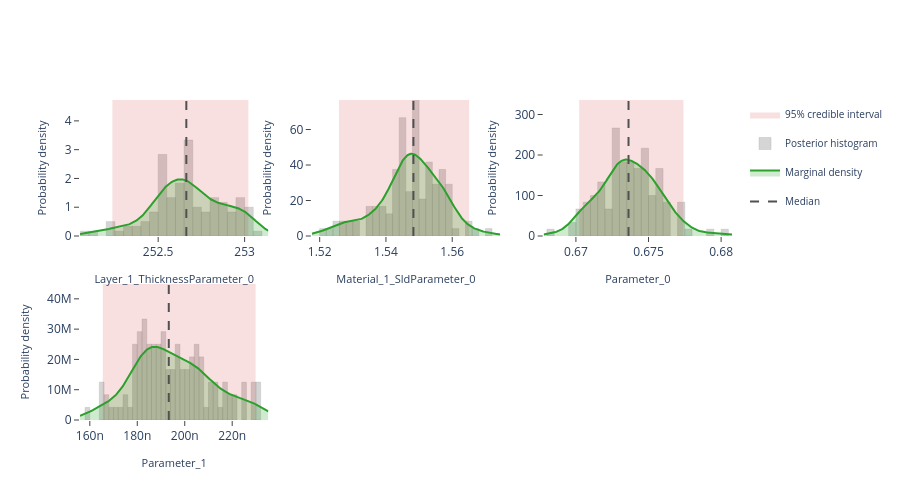

Notebook cell for this chart:
### Markdown cell above
## Interactive posterior plots

The next three cells render the same Plotly figures that are shown on the
Bayesian Posterior tab of the EasyReflectometryApp:

* **Marginals** — per-parameter distribution: histogram + smooth KDE marginal,
  shaded 95% credible interval, and median / best-sample lines
  (`plot_distribution` or `posterior.distribution()`)
* **Corner plot** — pairwise marginals + 2-D contours + scatter (`plot_corner`)
* **Traces** — per-chain trace + marginal histogram (`plot_trace`)

The standalone helpers are called with ``return_figure=True`` so they return a
Plotly ``Figure`` that we render in the notebook with ``fig.show()``; the
``PosteriorResults`` methods return the figure directly.

### Code cell
# ---- Marginal posterior distributions ---------------------------------------
# One panel per free parameter, each overlaying the posterior histogram, a
# smooth Gaussian-KDE marginal, the shaded 95% credible interval, and the
# median / best-sample reference lines.  Mirrors the "Marginals" sub-tab in
# the EasyReflectometryApp.

# The PosteriorResults method passes ``logp`` through automatically so the
# best posterior sample (MAP) line is drawn:
fig = posterior.distribution()
fig.show()

# Standalone equivalent (pass ``logp`` to get the best-sample line):
# fig = plot_distribution(
#     posterior.draws,
#     posterior.param_names,
#     logp=posterior.logp,
#     return_figure=True,
# )
# fig.show()

### Figure 1 — Plotly figure (JSON) as saved in the notebook; plotly's stock layout.template omitted (floating-point values rounded to 4 significant figures; data arrays with more than 128 entries replaced by an {"elided": "..."} marker saying what was removed)
{"data": [{"fill": "toself", "fillcolor": "rgba(214, 39, 40, 0.14)", "hoverinfo": "skip", "legendgroup": "95% credible interval", "line": {"color": "rgba(214, 39, 40, 0.14)", "width": 0}, "mode": "lines", "name": "95% credible interval", "showlegend": true, "type": "scatter", "x": [252.2, 253.0, 253.0, 252.2, 252.2], "xaxis": "x", "y": [0.0, 0.0, 4.726, 4.726, 0.0], "yaxis": "y"}, {"histnorm": "probability density", "hovertemplate": "sample=%{x:.4f}<br>density: %{y:.2f}<extra></extra>", "legendgroup": "histogram", "marker": {"color": "rgba(120, 120, 120, 0.38)", "line": {"color": "rgba(120, 120, 120, 0.24)", "width": 1}}, "name": "Posterior histogram", "nbinsx": 40, "opacity": 0.82, "showlegend": true, "type": "histogram", "x": [252.9, 252.6, 252.5, 252.6, 253.0, 252.6, 252.8, 252.8, 252.2, 252.1, 252.9, 252.8, 252.7, 252.8, 252.6, 252.4, 252.8, 252.5, 252.7, 252.5, 252.6, 252.5, 252.9, 252.5, 252.5, 252.5, 252.8, 252.7, 252.6, 253.0, 253.0, 252.7, 252.7, 252.7, 252.7, 252.8, 253.0, 252.6, 252.7, 252.7, 252.9, 252.7, 252.5, 252.7, 252.8, 252.8, 252.5, 252.6, 252.7, 253.0, 252.6, 252.5, 253.0, 252.9, 252.6, 252.5, 253.0, 252.7, 252.6, 252.7, 252.6, 252.9, 252.7, 252.7, 252.9, 252.6, 252.6, 252.7, 252.7, 252.7, 253.1, 252.4, 252.7, 252.4, 252.7, 253.0, 252.3, 252.5, 252.7, 252.4, 252.9, 253.0, 253.0, 252.6, 252.3, 252.6, 252.5, 252.6, 252.2, 252.8, 252.7, 252.5, 252.9, 252.5, 252.8, 253.0, 252.9, 252.4, 252.5, 253.0, 252.7, 253.0, 252.7, 252.2, 252.5, 252.5, 252.5, 252.7, 252.5, 252.9, 252.9, 252.5, 252.8, 252.8, 252.3, 252.6, 252.5, 253.0, 252.6, 252.1], "xaxis": "x", "yaxis": "y"}, {"fill": "tozeroy", "fillcolor": "rgba(44, 160, 44, 0.22)", "hovertemplate": "Layer_1_ThicknessParameter_0: %{x:.4f}<br>density: %{y:.4f}<extra></extra>", "legendgroup": "marginal", "line": {"color": "rgb(44, 160, 44)", "width": 2}, "mode": "lines", "name": "Marginal density", "showlegend": true, "type": "scatter", "x": {"elided": "256 float values"}, "xaxis": "x", "y": {"elided": "256 float values"}, "yaxis": "y"}, {"hovertemplate": "Median: %{x:.4f}<extra></extra>", "legendgroup": "Median", "line": {"color": "rgb(80, 80, 80)", "dash": "dash", "width": 2}, "mode": "lines", "name": "Median", "showlegend": true, "type": "scatter", "x": [252.7, 252.7], "xaxis": "x", "y": [0.0, 4.726], "yaxis": "y"}, {"fill": "toself", "fillcolor": "rgba(214, 39, 40, 0.14)", "hoverinfo": "skip", "legendgroup": "95% credible interval", "line": {"color": "rgba(214, 39, 40, 0.14)", "width": 0}, "mode": "lines", "name": "95% credible interval", "showlegend": false, "type": "scatter", "x": [1.526, 1.565, 1.565, 1.526, 1.526], "xaxis": "x2", "y": [0.0, 0.0, 76.64, 76.64, 0.0], "yaxis": "y2"}, {"histnorm": "probability density", "hovertemplate": "sample=%{x:.4f}<br>density: %{y:.2f}<extra></extra>", "legendgroup": "histogram", "marker": {"color": "rgba(120, 120, 120, 0.38)", "line": {"color": "rgba(120, 120, 120, 0.24)", "width": 1}}, "name": "Posterior histogram", "nbinsx": 40, "opacity": 0.82, "showlegend": false, "type": "histogram", "x": [1.544, 1.53, 1.535, 1.541, 1.553, 1.545, 1.536, 1.549, 1.542, 1.554, 1.554, 1.55, 1.552, 1.554, 1.549, 1.549, 1.572, 1.557, 1.556, 1.551, 1.548, 1.545, 1.548, 1.549, 1.529, 1.54, 1.546, 1.539, 1.528, 1.543, 1.54, 1.538, 1.545, 1.556, 1.53, 1.556, 1.539, 1.546, 1.545, 1.545, 1.544, 1.523, 1.535, 1.546, 1.548, 1.535, 1.553, 1.548, 1.52, 1.56, 1.55, 1.544, 1.555, 1.547, 1.557, 1.551, 1.552, 1.56, 1.556, 1.565, 1.548, 1.544, 1.553, 1.56, 1.542, 1.549, 1.558, 1.55, 1.539, 1.528, 1.549, 1.553, 1.545, 1.542, 1.556, 1.546, 1.547, 1.546, 1.545, 1.551, 1.544, 1.526, 1.554, 1.536, 1.549, 1.527, 1.552, 1.536, 1.54, 1.565, 1.545, 1.544, 1.559, 1.56, 1.56, 1.548, 1.556, 1.55, 1.546, 1.557, 1.555, 1.543, 1.548, 1.566, 1.548, 1.559, 1.557, 1.55, 1.549, 1.526, 1.542, 1.557, 1.549, 1.56, 1.545, 1.549, 1.546, 1.552, 1.536, 1.554], "xaxis": "x2", "yaxis": "y2"}, {"fill": "tozeroy", "fillcolor": "rgba(44, 160, 44, 0.22)", "hovertemplate": "Material_1_SldParameter_0: %{x:.4f}<br>density: %{y:.4f}<extra></extra>", "legendgroup": "marginal", "line": {"color": "rgb(44, 160, 44)", "width": 2}, "mode": "lines", "name": "Marginal density", "showlegend": false, "type": "scatter", "x": {"elided": "256 float values"}, "xaxis": "x2", "y": {"elided": "256 float values"}, "yaxis": "y2"}, {"hovertemplate": "Median: %{x:.4f}<extra></extra>", "legendgroup": "Median", "line": {"color": "rgb(80, 80, 80)", "dash": "dash", "width": 2}, "mode": "lines", "name": "Median", "showlegend": false, "type": "scatter", "x": [1.548, 1.548], "xaxis": "x2", "y": [0.0, 76.64], "yaxis": "y2"}, {"fill": "toself", "fillcolor": "rgba(214, 39, 40, 0.14)", "hoverinfo": "skip", "legendgroup": "95% credible interval", "line": {"color": "rgba(214, 39, 40, 0.14)", "width": 0}, "mode": "lines", "name": "95% credible interval", "showlegend": false, "type": "scatter", "x": [0.6702, 0.6774, 0.6774, 0.6702, 0.6702], "xaxis": "x3", "y": [0.0, 0.0, 335.8, 335.8, 0.0], "yaxis": "y3"}, {"histnorm": "probability density", "hovertemplate": "sample=%{x:.4f}<br>density: %{y:.2f}<extra></extra>", "legendgroup": "histogram", "marker": {"color": "rgba(120, 120, 120, 0.38)", "line": {"color": "rgba(120, 120, 120, 0.24)", "width": 1}}, "name": "Posterior histogram", "nbinsx": 40, "opacity": 0.82, "showlegend": false, "type": "histogram", "x": [0.673, 0.6726, 0.6711, 0.6745, 0.6748, 0.675, 0.6703, 0.6749, 0.6742, 0.6741, 0.6748, 0.6746, 0.6763, 0.6742, 0.6727, 0.6733, 0.6743, 0.6774, 0.6737, 0.6732, 0.6755, 0.6725, 0.674, 0.676, 0.6706, 0.6729, 0.6727, 0.6707, 0.6699, 0.6759, 0.6729, 0.671, 0.673, 0.6749, 0.6707, 0.6736, 0.6718, 0.6736, 0.6719, 0.6716, 0.673, 0.6684, 0.6711, 0.6745, 0.6723, 0.6703, 0.6729, 0.6743, 0.6719, 0.6741, 0.6751, 0.6729, 0.678, 0.6746, 0.6752, 0.6759, 0.6727, 0.677, 0.6738, 0.6771, 0.6755, 0.674, 0.6741, 0.6771, 0.6712, 0.6719, 0.6746, 0.6733, 0.6737, 0.6728, 0.6748, 0.6748, 0.673, 0.6696, 0.6773, 0.673, 0.6759, 0.6735, 0.6719, 0.6717, 0.673, 0.6702, 0.6759, 0.6747, 0.6745, 0.6705, 0.6723, 0.6724, 0.6755, 0.6802, 0.672, 0.6729, 0.6793, 0.6762, 0.676, 0.6752, 0.6727, 0.6732, 0.6715, 0.6713, 0.6754, 0.6731, 0.6734, 0.6748, 0.672, 0.674, 0.6761, 0.6733, 0.6756, 0.6709, 0.6735, 0.6755, 0.6733, 0.674, 0.6738, 0.675, 0.6759, 0.6764, 0.6703, 0.6727], "xaxis": "x3", "yaxis": "y3"}, {"fill": "tozeroy", "fillcolor": "rgba(44, 160, 44, 0.22)", "hovertemplate": "Parameter_0: %{x:.4f}<br>density: %{y:.4f}<extra></extra>", "legendgroup": "marginal", "line": {"color": "rgb(44, 160, 44)", "width": 2}, "mode": "lines", "name": "Marginal density", "showlegend": false, "type": "scatter", "x": {"elided": "256 float values"}, "xaxis": "x3", "y": {"elided": "256 float values"}, "yaxis": "y3"}, {"hovertemplate": "Median: %{x:.4f}<extra></extra>", "legendgroup": "Median", "line": {"color": "rgb(80, 80, 80)", "dash": "dash", "width": 2}, "mode": "lines", "name": "Median", "showlegend": false, "type": "scatter", "x": [0.6736, 0.6736], "xaxis": "x3", "y": [0.0, 335.8], "yaxis": "y3"}, {"fill": "toself", "fillcolor": "rgba(214, 39, 40, 0.14)", "hoverinfo": "skip", "legendgroup": "95% credible interval", "line": {"color": "rgba(214, 39, 40, 0.14)", "width": 0}, "mode": "lines", "name": "95% credible interval", "showlegend": false, "type": "scatter", "x": [1.655e-07, 2.299e-07, 2.299e-07, 1.655e-07, 1.655e-07], "xaxis": "x4", "y": [0.0, 0.0, 44900000.0, 44900000.0, 0.0], "yaxis": "y4"}, {"histnorm": "probability density", "hovertemplate": "sample=%{x:.4f}<br>density: %{y:.2f}<extra></extra>", "legendgroup": "histogram", "marker": {"color": "rgba(120, 120, 120, 0.38)", "line": {"color": "rgba(120, 120, 120, 0.24)", "width": 1}}, "name": "Posterior histogram", "nbinsx": 40, "opacity": 0.82, "showlegend": false, "type": "histogram", "x": [2.053e-07, 1.919e-07, 1.745e-07, 2.147e-07, 1.825e-07, 1.794e-07, 1.785e-07, 1.84e-07, 1.595e-07, 1.8e-07, 1.876e-07, 2.129e-07, 1.655e-07, 1.967e-07, 1.785e-07, 1.859e-07, 1.943e-07, 2.217e-07, 1.81e-07, 2.013e-07, 1.918e-07, 1.906e-07, 2.246e-07, 2.182e-07, 2.036e-07, 2.064e-07, 1.955e-07, 1.922e-07, 1.817e-07, 1.879e-07, 2.126e-07, 2.037e-07, 1.999e-07, 2.002e-07, 2.052e-07, 2.17e-07, 2.025e-07, 1.84e-07, 2.244e-07, 2.3e-07, 2.053e-07, 1.851e-07, 1.745e-07, 2.173e-07, 1.831e-07, 1.816e-07, 1.861e-07, 1.978e-07, 1.9e-07, 1.778e-07, 1.876e-07, 1.933e-07, 2.316e-07, 2.106e-07, 1.74e-07, 1.818e-07, 2.105e-07, 2.133e-07, 1.891e-07, 2.172e-07, 1.918e-07, 1.836e-07, 1.895e-07, 1.865e-07, 2.036e-07, 1.791e-07, 1.844e-07, 1.941e-07, 2.066e-07, 1.854e-07, 1.676e-07, 1.847e-07, 1.999e-07, 1.969e-07, 1.823e-07, 1.826e-07, 1.989e-07, 1.867e-07, 2.244e-07, 1.823e-07, 2.053e-07, 1.839e-07, 1.8e-07, 2.311e-07, 1.975e-07, 1.687e-07, 2.033e-07, 2.295e-07, 1.968e-07, 1.993e-07, 1.897e-07, 1.933e-07, 2.208e-07, 2.187e-07, 2.101e-07, 1.815e-07, 2.096e-07, 2.284e-07, 1.974e-07, 2.299e-07, 1.645e-07, 2.054e-07, 2.066e-07, 1.892e-07, 2.047e-07, 1.802e-07, 1.816e-07, 1.941e-07, 1.715e-07, 1.887e-07, 1.918e-07, 2.072e-07, 1.645e-07, 1.889e-07, 1.932e-07, 2.07e-07, 2.018e-07, 1.671e-07, 2.01e-07, 1.915e-07], "xaxis": "x4", "yaxis": "y4"}, {"fill": "tozeroy", "fillcolor": "rgba(44, 160, 44, 0.22)", "hovertemplate": "Parameter_1: %{x:.4f}<br>density: %{y:.4f}<extra></extra>", "legendgroup": "marginal", "line": {"color": "rgb(44, 160, 44)", "width": 2}, "mode": "lines", "name": "Marginal density", "showlegend": false, "type": "scatter", "x": {"elided": "256 float values"}, "xaxis": "x4", "y": {"elided": "256 float values"}, "yaxis": "y4"}, {"hovertemplate": "Median: %{x:.4f}<extra></extra>", "legendgroup": "Median", "line": {"color": "rgb(80, 80, 80)", "dash": "dash", "width": 2}, "mode": "lines", "name": "Median", "showlegend": false, "type": "scatter", "x": [1.933e-07, 1.933e-07], "xaxis": "x4", "y": [0.0, 44900000.0], "yaxis": "y4"}], "layout": {"barmode": "overlay", "height": 500, "legend": {"font": {"size": 10}}, "plot_bgcolor": "white", "showlegend": true, "xaxis": {"anchor": "y", "domain": [0.0, 0.2889], "range": [252.0, 253.1], "showgrid": false, "ticks": "outside", "title": {"font": {"size": 11}, "text": "Layer_1_ThicknessParameter_0"}, "zeroline": false}, "xaxis2": {"anchor": "y2", "domain": [0.3556, 0.6444], "range": [1.518, 1.574], "showgrid": false, "ticks": "outside", "title": {"font": {"size": 11}, "text": "Material_1_SldParameter_0"}, "zeroline": false}, "xaxis3": {"anchor": "y3", "domain": [0.7111, 1.0], "range": [0.6678, 0.6808], "showgrid": false, "ticks": "outside", "title": {"font": {"size": 11}, "text": "Parameter_0"}, "zeroline": false}, "xaxis4": {"anchor": "y4", "domain": [0.0, 0.2889], "range": [1.559e-07, 2.352e-07], "showgrid": false, "ticks": "outside", "title": {"font": {"size": 11}, "text": "Parameter_1"}, "zeroline": false}, "xaxis5": {"anchor": "y5", "domain": [0.3556, 0.6444], "showgrid": false, "ticks": "outside", "zeroline": false}, "xaxis6": {"anchor": "y6", "domain": [0.7111, 1.0], "showgrid": false, "ticks": "outside", "zeroline": false}, "yaxis": {"anchor": "x", "domain": [0.575, 1.0], "range": [0.0, 4.726], "showgrid": false, "ticks": "outside", "title": {"font": {"size": 11}, "text": "Probability density"}, "zeroline": false}, "yaxis2": {"anchor": "x2", "domain": [0.575, 1.0], "range": [0.0, 76.64], "showgrid": false, "ticks": "outside", "title": {"font": {"size": 11}, "text": "Probability density"}, "zeroline": false}, "yaxis3": {"anchor": "x3", "domain": [0.575, 1.0], "range": [0.0, 335.8], "showgrid": false, "ticks": "outside", "title": {"font": {"size": 11}, "text": "Probability density"}, "zeroline": false}, "yaxis4": {"anchor": "x4", "domain": [0.0, 0.425], "range": [0.0, 44900000.0], "showgrid": false, "ticks": "outside", "title": {"font": {"size": 11}, "text": "Probability density"}, "zeroline": false}, "yaxis5": {"anchor": "x5", "domain": [0.0, 0.425], "showgrid": false, "ticks": "outside", "zeroline": false}, "yaxis6": {"anchor": "x6", "domain": [0.0, 0.425], "showgrid": false, "ticks": "outside", "zeroline": false}}}
